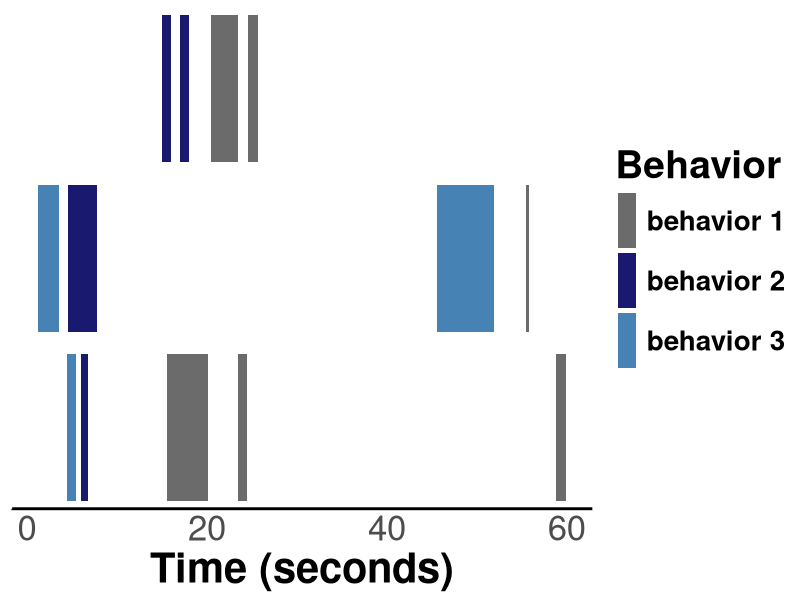

Reproduce this figure in R.
#### This generates the raster plot of color coded behaviors
#### Credit to Andy Wong and Jon Kaslow for co-writing this script

## Start with a clean workspace
rm(list=ls()) # Removes list objects
graphics.off() #removes plots open

## Set the working directory specific to your computer. ctrl+shift+h on a mac shortcuts to bring up the menu, and then you can copy and paste from the console
# setwd("YOUR PATH")

library(ggplot2)
library(dplyr)
# library(grid)

# imports your file, assuming everything is on one sheet. Alternately, the "read.xlsx2" function works with the xlsx package. You can also save an excel sheet as a .csv
ds_total <- read.csv("Behavior_raster_sample.csv", header = T)

## imports your files if each mouse is separated on different sheets, a .csv in this case, and concatenates into one dataframe. This will load ALL files with the specified pattern that are in the folder, so make sure you only have files for the experiment of interest. It is easier to score all mice on one sheet initially to avoid having to use this import method.
# files <- list.files(path = ".",full.names=FALSE, pattern = ".csv")
# files
# length(files) #these two steps aren't necessary, but are here to verify that your files are defined and the correct number of files are found in the right folder.
# 
# for (i in 1:length(files)){
#   x <- read.table(files[i], header=TRUE)
#   #   assign(paste('ds',i, sep=""),x) #generates the separate ds's.  Not absolutely necessary
#   if (i == 1) 
#   {ds_total = x} 
#   else 
#   {ds_total = rbind(ds_total, x)}
# }
# rm(x)

ds_total_origin <- ds_total

# Reorganize your dataframe by treatment group, then mouseid. "Treatment" will use alphabetical order, so use the - sign to reverse order if necessary. I generally prefer to have the drug/ manipulation group at the top and the control group at the bottom. 
ds_total <- arrange(ds_total, treatment, mouseid)

tmp <- ds_total[,c(1:2)] #all rows and columns 1,2 (should be the mouseid's and the behaviors) 
tmp <- tmp[!duplicated(tmp),] #all the unique behaviors per animal

starts <- ds_total[,c(1:3)] # takes "mouseid", "Behavior" and the "start" times
ends <- ds_total[,c(1:2,4)] # takes "mouseid", "Behavior" and the "end" times

colnames(starts)[3] <- "time" # changes the 3rd column name of the "starts" dataframe to "time"
starts$value <- rep(1, length(starts$Behavior)) # adds a new column with a value of 1 for all rows
colnames(ends)[3] <- "time" # same as "starts" dataframe
ends$value <- rep(0, length(ends$Behavior)) # adds a new column with a value of 0 for all rows

ds_total <- rbind(starts, ends) # concatenates the "starts" and "ends" dfs. stacks "ends" after "starts"

tmp$time <- 0
tmp$value <- 0

ds_total <- rbind(ds_total, tmp)

# MAKE RASTER PLOT

p1 <- ggplot(ds_total)
p1 <- p1 + geom_rect(data=ds_total_origin, aes(xmin=start, xmax=end, ymax=1, ymin=0, group=Behavior, fill=Behavior), size=1.5, alpha=1)
p1 <- p1 + facet_wrap(~mouseid, ncol=1)
p1 <- p1 + labs(x="Time (seconds)")
p1 <- p1 + theme(axis.title.x = element_text(color="black", size=30, face="bold"))
p1 <- p1 + theme(axis.text.x = element_text(size = 25))
p1 <- p1 + theme(axis.line = element_line(colour = "black"), axis.line.y = element_line(colour = "white"))
p1 <- p1 + theme(axis.line.x = element_line(size=1))
p1 <- p1 + theme(panel.grid.major = element_blank(), panel.grid.minor = element_blank(), panel.background = element_blank())
p1 <- p1 + theme(strip.background = element_blank(), strip.text.x = element_blank(), axis.text.y=element_blank(), axis.title.y=element_blank(), axis.ticks=element_blank())
p1 <- p1 + scale_fill_manual(values=c('grey42', 'midnightblue', 'steelblue'))
p1 <- p1 + theme(legend.title = element_text(colour="black", size=28, face="bold"))
p1 <- p1 + theme(legend.text = element_text(colour="black", size=20, face="bold"))
p1 <- p1 + theme(legend.key.height = unit(3, "line"))
p1 

png(file="mouse_event_chart.png", height=12, width=20, units="in", res=150) #tells it to "open" a png file. Change the size dimensions as you please.
print(p1) #need "print" to put it in the file
dev.off() #closes any writing to the file
